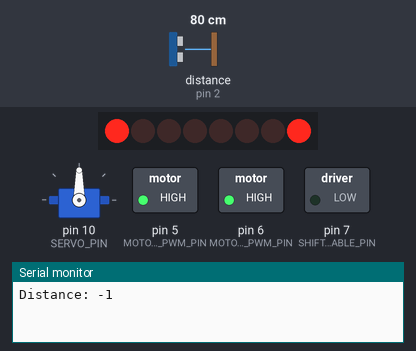
Simulated run of this sketch. Board: Arduino Uno, built with avr-gcc and run on an emulated ATmega328P. On the bench: 8 shift-register outputs drawn as a row of LEDs (first output left, lit = HIGH), servo, switched loads named in the sketch (green lamp = pin HIGH), the last lines printed to the serial monitor. Wiring (inferred from the names in the program): ultrasonic range finder: trigger A5; echo pin 2; shift register (74HC595): data pin 8; shift clock pin 4; latch pin 12. Wiring (inferred from the signals the program sends): row of LEDs: on Q0, Q1, Q2, Q3, Q4, Q5, Q6, Q7. Dashed ring = blinking. Inputs (shaded band) come from the test bench; at power-on: distance to the obstacle (sensor on pin 2) 80 cm. The echo pulse lasts 58.3 µs per cm; pins used as bus, display or sensor lines are not drawn.

Above: at 1.2 s.
1.3 s: distance to the obstacle (sensor on pin 2) set to 44 cm
2.8 s: distance to the obstacle (sensor on pin 2) set to 38 cm
At 3.4 s:
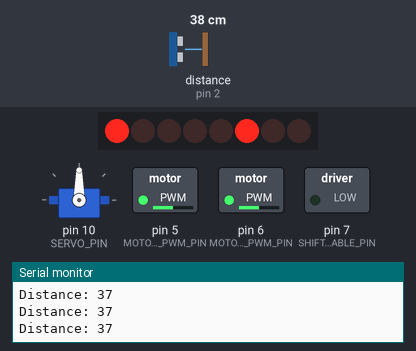
4.3 s: distance to the obstacle (sensor on pin 2) set to 25 cm
5.8 s: distance to the obstacle (sensor on pin 2) set to 19 cm
At 6.7 s:
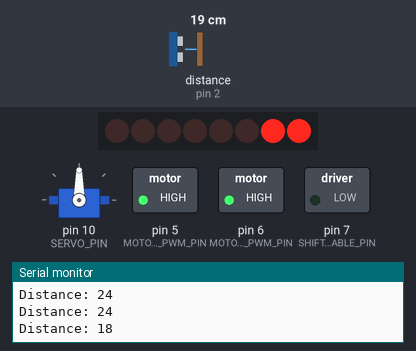
8.8 s: distance to the obstacle (sensor on pin 2) set to 60 cm
At 10.6 s:
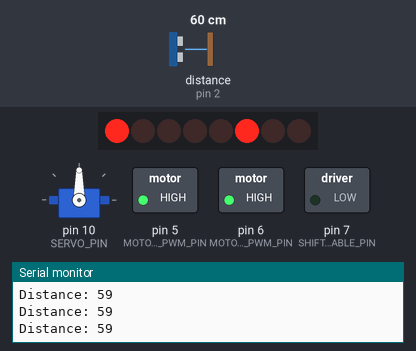
11.4 s: distance to the obstacle (sensor on pin 2) set to 2 cm
At 12.6 s:
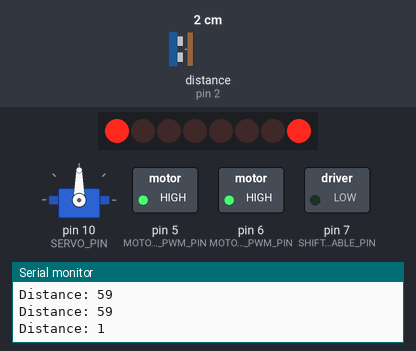
Timing chart, 0 to 15.2 s (numbered marks = the images above; inputs shaded):
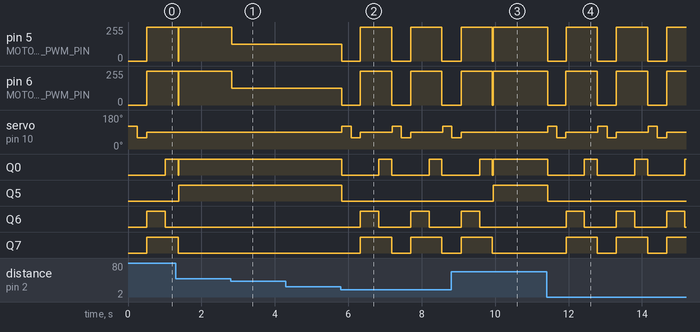

The sketch:

uctronics_robot_car.ino
```cpp
#include <Servo.h>

//HC-SR04 (5V) - ultrasonic sensor to measure distance
#define SONAR_TRIG_PIN A5
#define SONAR_ECHO_PIN 2
#define SONAR_INTERRUPT 0 //Note: pin 2
volatile int distance = -1;
volatile long distCalcStartTime = 0;

//L293D Motor Drive
#define MOTOR1_PWM_PIN 11
#define MOTOR2_PWM_PIN 3
#define MOTOR3_PWM_PIN 6
#define MOTOR4_PWM_PIN 5
#define SHIFTREG_LATCH_PIN 12
#define SHIFTREG_CLK_PIN 4
#define SHIFTREG_ENABLE_PIN 7
#define SHIFTREG_DATA_PIN 8
//74HC595 shift register - used to set the direction of the bridge driver
#define MOTOR1_A 2
#define MOTOR1_B 3
#define MOTOR2_A 1
#define MOTOR2_B 4
#define MOTOR3_A 5
#define MOTOR3_B 7
#define MOTOR4_A 0
#define MOTOR4_B 6
//Codes for motor usage
#define FORWARD 1
#define BACKWARD 2
#define BRAKE 3
#define RELEASE 4
#define MAX_PWM 255
#define MIN_PWM 0
#define NO_PWM -1
#define LEFT_MOTOR 3
#define RIGHT_MOTOR 4

//SG90 9G Mini Servo (5V)
#define SERVO_PIN 10
//#define SERVO2_PIN 9 (not used... yet)

Servo servo;

void setup()
{
   //HC-SR04
   pinMode(SONAR_TRIG_PIN, OUTPUT);
   pinMode(SONAR_ECHO_PIN, INPUT);
   //interrupt when SONAR_ECHO_PIN changes; used instead of pulseIn(SONAR_ECHO_PIN, HIGH);
   attachInterrupt(SONAR_INTERRUPT, calculateDistance, CHANGE);

   //L293D Motor Drive - shift register
   pinMode(SHIFTREG_LATCH_PIN, OUTPUT);
   pinMode(SHIFTREG_ENABLE_PIN, OUTPUT);
   pinMode(SHIFTREG_DATA_PIN, OUTPUT);
   pinMode(SHIFTREG_CLK_PIN, OUTPUT);
   digitalWrite(SHIFTREG_DATA_PIN, LOW);
   digitalWrite(SHIFTREG_LATCH_PIN, LOW);
   digitalWrite(SHIFTREG_CLK_PIN, LOW);
   digitalWrite(SHIFTREG_ENABLE_PIN, LOW);

   //SG90
   servo.attach(SERVO_PIN);
   moveServo(90);

   Serial.begin(9600);
}

void moveMotor(int motorNumber, int command, int speed)
{
  int motorA, motorB;
  switch(motorNumber)
  {
    case 1:
      motorA = MOTOR1_A;
      motorB = MOTOR1_B;
      break;
    case 2:
      motorA = MOTOR2_A;
      motorB = MOTOR2_B;
      break;
    case 3:
      motorA = MOTOR3_A;
      motorB = MOTOR3_B;
      break;
    case 4:
      motorA = MOTOR4_A;
      motorB = MOTOR4_B;
      break;
    default:
      return;
  }

  switch(command)
  {
    case FORWARD:
      setMotorOutput(motorA, HIGH, speed);
      setMotorOutput(motorB, LOW, NO_PWM);
      break;
    case BACKWARD:
      setMotorOutput(motorA, LOW, speed);
      setMotorOutput(motorB, HIGH, NO_PWM);
      break;
    case BRAKE:
      setMotorOutput(motorA, LOW, MAX_PWM);
      setMotorOutput(motorB, LOW, NO_PWM);
      break;
    case RELEASE:
      setMotorOutput(motorA, LOW, MIN_PWM);
      setMotorOutput(motorB, LOW, NO_PWM);
      break;
    default:
      break;
  }
}

void setMotorOutput(int output, int highOrLow, int speed)
{
  int motorPWMPin;
  switch(output)
  {
    case MOTOR1_A:
    case MOTOR1_B:
      motorPWMPin = MOTOR1_PWM_PIN;
      break;
    case MOTOR2_A:
    case MOTOR2_B:
      motorPWMPin = MOTOR2_PWM_PIN;
      break;
    case MOTOR3_A:
    case MOTOR3_B:
      motorPWMPin = MOTOR3_PWM_PIN;
      break;
    case MOTOR4_A:
    case MOTOR4_B:
      motorPWMPin = MOTOR4_PWM_PIN;
      break;
    default:
      return;
  }

  //Set motor direction with the shift register
  shiftWrite(output, highOrLow);

  if(speed >= MIN_PWM && speed <= MAX_PWM) {
    analogWrite(motorPWMPin, speed);
  }
}

void shiftWrite(int output, int highOrLow)
{
  static int latchCopy = 0;

  bitWrite(latchCopy, output, highOrLow);

  //Shift SHIFTREG_CLK_PIN bits as clock pulse.
  //The 74HC595 shift register uses most-significant-bit (MSB) first.
  shiftOut(SHIFTREG_DATA_PIN, SHIFTREG_CLK_PIN, MSBFIRST, latchCopy);

  //Generate a latch pulse with SHIFTREG_LATCH_PIN.
  delayMicroseconds(5);
  digitalWrite(SHIFTREG_LATCH_PIN, HIGH);
  delayMicroseconds(5);
  digitalWrite(SHIFTREG_LATCH_PIN, LOW);
}

void moveForward(int speed)
{
   moveMotor(LEFT_MOTOR, FORWARD, speed);
   moveMotor(RIGHT_MOTOR, FORWARD, speed);
}

void moveBackward(int speed)
{
   moveMotor(LEFT_MOTOR, BACKWARD, speed);
   moveMotor(RIGHT_MOTOR, BACKWARD, speed);
}

void turnLeft(int speed)
{
   moveMotor(LEFT_MOTOR, BACKWARD, speed);
   moveMotor(RIGHT_MOTOR, FORWARD, speed);
}

void turnRight(int speed)
{
   moveMotor(LEFT_MOTOR, FORWARD, speed);
   moveMotor(RIGHT_MOTOR, BACKWARD, speed);
}

void stopMoving()
{
   moveMotor(LEFT_MOTOR, RELEASE, MIN_PWM);
   moveMotor(RIGHT_MOTOR, RELEASE, MIN_PWM);
}

void moveServo(int angle)
{
   servo.write(angle);
}

void startDistanceCalculation()
{
   //Clear the SONAR_TRIG_PIN
   digitalWrite(SONAR_TRIG_PIN, LOW);
   delayMicroseconds(2);

   //Set the SONAR_TRIG_PIN on HIGH state for 10 micro seconds
   digitalWrite(SONAR_TRIG_PIN, HIGH);
   delayMicroseconds(10);
   digitalWrite(SONAR_TRIG_PIN, LOW);
}

void calculateDistance()
{
  switch(digitalRead(SONAR_ECHO_PIN))
  {
    //Start of pulse
    case HIGH:
      distCalcStartTime = micros();
      break;

    //Pulse done; calculate distance in cm
    case LOW:
      distance = (micros() - distCalcStartTime)*0.034/2;
      distCalcStartTime = 0;
      break;
  }
}

long calculateDistanceNow()
{
  startDistanceCalculation();
  long duration = pulseIn(SONAR_ECHO_PIN, HIGH);
  return (duration/2) / 29.1;
}

void loop()
{
   //Calculate distance
   Serial.print("Distance: ");
   Serial.println(distance);
   if(!distCalcStartTime) {
      startDistanceCalculation();
   }

   if(distance > 40) {
      //No obstacles detected - full speed ahead!
      moveForward(MAX_PWM);
      delay(15);
   }
   else if(distance <= 40 && distance > 20) {
      //Upcoming obstacle detected - slow down
      moveForward(MAX_PWM/2);
      delay(15);
   }
   else {
      //Detcted obstacle way too close for comfort - backup and turn
      stopMoving();

      //Scan area
      moveServo(120);
      delay(250);
      long leftDist = calculateDistanceNow();
      moveServo(60);
      delay(250);
      long rightDist = calculateDistanceNow();
      moveServo(90);

      moveBackward(MAX_PWM);
      delay(500);

      if(leftDist >= rightDist) {
        turnLeft(MAX_PWM);
      }
      else {
        turnRight(MAX_PWM);
      }
      delay(350);

      stopMoving();
      calculateDistanceNow();

      delay(15);
   }
}
```

Measured:
- the behaviour switches between 42 and 41 cm on distance to the obstacle (sensor on pin 2) (found by bisection; images 0 and 1)
- the behaviour switches between 22 and 21 cm on distance to the obstacle (sensor on pin 2) (found by bisection; images 1 and 2)
- after the input at 2.8 s, pin 5 (MOTOR4_PWM_PIN), pin 6 (MOTOR3_PWM_PIN): 255/255 → 127/255 at once
- after the input at 5.8 s, pin 5 (MOTOR4_PWM_PIN), pin 6 (MOTOR3_PWM_PIN): alternates 255/255 for 0.85 s and 0/255 for 0.51 s, starting at once
- after the input at 8.8 s, servo on pin 10 (SERVO_PIN): goes on until 9.1 s, then stays 90°
- after the input at 11.4 s, pin 5 (MOTOR4_PWM_PIN), pin 6 (MOTOR3_PWM_PIN): alternates 255/255 for 0.85 s and 0/255 for 0.52 s, starting at once
